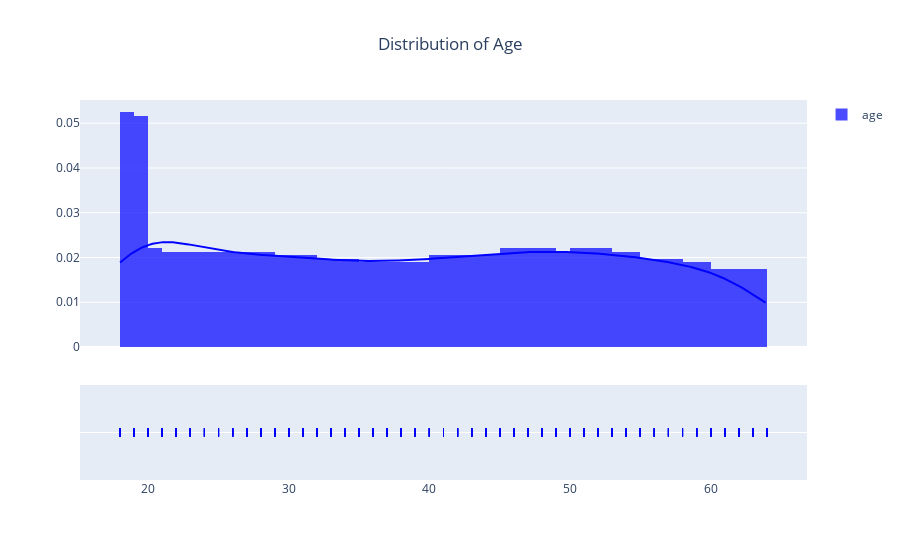

This figure's notebook cell:
### Markdown cell above
### DISTRIBUTION OF AGE & AGE_CAT VARIABLE

* The majority of samples are in the range of age 36 to 64 years split fairly evenly between the categories "middle age" and "senior adult". 
* The young adult population is far less 16.1% of the dataset consisting of people ages 35 and below.

### Code cell
fig = ff.create_distplot([df['age']], ['age'], bin_size=1, colors=['blue'])
fig.update_layout(title_text="Distribution of Age", title_x=0.5)
fig.show()

### Figure 1 — Plotly figure (JSON) as saved in the notebook; plotly's stock layout.template omitted (floating-point values rounded to 4 significant figures; data arrays with more than 128 entries replaced by an {"elided": "..."} marker saying what was removed)
{"data": [{"autobinx": false, "histnorm": "probability density", "legendgroup": "age", "marker": {"color": "blue"}, "name": "age", "opacity": 0.7, "type": "histogram", "x": {"elided": "1338 int values"}, "xaxis": "x", "xbins": {"end": 64, "size": 1, "start": 18}, "yaxis": "y"}, {"legendgroup": "age", "marker": {"color": "blue"}, "mode": "lines", "name": "age", "showlegend": false, "type": "scatter", "x": {"elided": "500 float values"}, "xaxis": "x", "y": {"elided": "500 float values"}, "yaxis": "y"}, {"legendgroup": "age", "marker": {"color": "blue", "symbol": "line-ns-open"}, "mode": "markers", "name": "age", "showlegend": false, "type": "scatter", "x": {"elided": "1338 int values"}, "xaxis": "x", "y": {"elided": "1338 str values"}, "yaxis": "y2"}], "layout": {"barmode": "overlay", "hovermode": "closest", "legend": {"traceorder": "reversed"}, "title": {"text": "Distribution of Age", "x": 0.5}, "xaxis": {"anchor": "y2", "domain": [0, 1], "zeroline": false}, "yaxis": {"anchor": "free", "domain": [0.35, 1], "position": 0}, "yaxis2": {"anchor": "x", "domain": [0, 0.25], "dtick": 1, "showticklabels": false}}}
